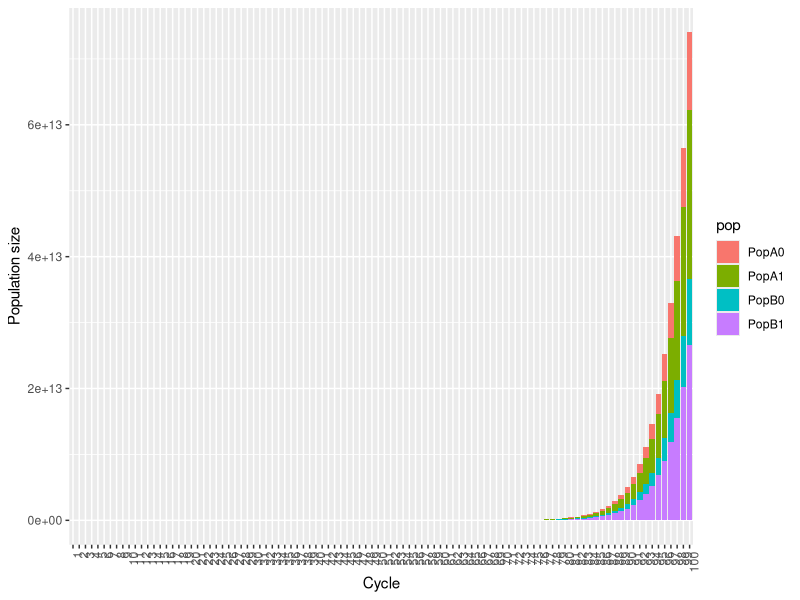

The R script that drew this image:
### Practicing Matrix Population Modeling
#### A.K. Teffer

library(expm)    
library(ggplot2)
library(dplyr)
library(reshape2)

setwd("~/Smith Conservation Fellow/Smith BKT Data/R Smith")
#Load packaages and set directory
library(expm)    
library(ggplot2)
library(dplyr)
library(reshape2)
setwd("~/Smith Conservation Fellow/Smith BKT Data/R Smith")

## Create our matrix
mtx <- matrix(
  c(0.0,1.0,0.0,0.4,
    0.4,0.3,0.1,0.3,
    0.0,0.6,0.0,0.9,
    0.2,0.3,0.4,0.5),
  nrow=4)
mtx

## Create vector of age distributions, Pops A&B
pop.age<-c(20,50,40,30)
pop.age

## Multiply matrix by vector for one cycle
result.1cyc <- mtx %*% pop.age
result.1cyc

result.2cyc <- (mtx %^% 2) %*% pop.age
result.2cyc


## Loop by year and store values in matrix

### Create empty matrix to store values per year for 100 years
mat <- matrix(,nrow=4, ncol=100)

### Loop over 100 years
for(i in 1:100){
  mat[,i] = (mtx %^% i) %*% pop.age
}

### Plot age distributions in 2 populations over time
pop.100 <- as.data.frame(mat)
rownames(pop.100) <- c("PopA0", "PopA1", "PopB0", "PopB1")
colnames(pop.100) <- c(1:100)

### Add row names and melt into long form to plot
pop.df <- tibble::rownames_to_column(pop.100, "pop")
pop.df2 <- melt(data = pop.df,
                id.vars = "pop")

### Plot population size change over 100 cycles
ggplot(pop.df2, aes(x=variable, y=value, fill=pop)) + 
  geom_bar(stat = "identity") +
  labs(y="Population size", x="Cycle") +
  theme(axis.text.x = element_text(angle = 90, hjust = 1))
